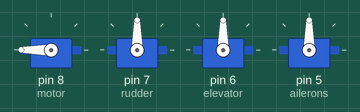
Recording of a sketch running on a simulated Arduino Nano, built with avr-gcc and run on an emulated ATmega328P. On the bench: 4 × servo. No radio packets arrive unless stated.

Above: at 0.1 s.
At 1.6 s:
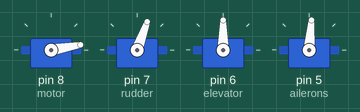
Timing chart, 0 to 3.1 s (numbered marks = the images above):
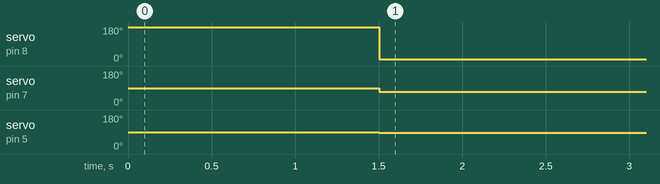

The sketch:

receiver.ino
```cpp
//Include needed Libraries at beginning
#include <Servo.h>
#include "nRF24L01.h" //NRF24L01 library created by TMRh20 https://github.com/TMRh20/RF24
#include "RF24.h"
#include "SPI.h"

#include "Monoflop.h"

#define MOTOR_MAX     180
#define MOTOR_MIN     10

#define RUDDER_MAX    130
#define RUDDER_MIN    50

#define ELEVATOR_MAX  130
#define ELEVATOR_MIN  50

#define AILERON_MAX   130
#define AILERON_MIN   50

#define MONOFLOP_HOLDTIME   1500 //ms

int8_t message[5];

RF24 radio(9,10); // NRF24L01 used SPI pins + Pin 9 and 10 on the NANO

Monoflop monoflop;

Servo motor;
Servo rudder;
Servo elevator;
Servo ailerons;

const uint64_t pipe = 1; // Needs to be the same for communicating between 2 NRF24L01

int16_t motorOffset = 0;
int16_t rudderOffset = 0;
int16_t elevatorOffset = 0;
int16_t aileronsOffset = 0;


void setup(void){

  monoflop.setHoldTime(MONOFLOP_HOLDTIME); //1500ms time for emergency routine

  motor.attach(8);
  motor.write(MOTOR_MAX);
  rudder.attach(7);
  rudder.write(90);
  elevator.attach(6);
  elevator.write(90);
  ailerons.attach(5);
  ailerons.write(90);


  radio.begin(); // Start the NRF24L01
  radio.openReadingPipe(1,pipe); //get ready to receive
  radio.startListening();//listen, here
}

void loop(void){

  if (!monoflop.output()) //emergency - no transmitter signal received for MONOFLOP_HOLDTIME
  {
    motor.write(MOTOR_MIN); //todo: does the motor need throttle for safe descent?
    elevator.write(90);
    rudder.write(70);
    ailerons.write(85); //circular even descent
  }


  while (radio.available())
  {
    monoflop.trigger();
    radio.read(message, 5);
    switch (message[0])
    {
      case 'c':
        motor.write(map((((int16_t)message[1]) + motorOffset),-90,90,MOTOR_MIN,MOTOR_MAX));
        rudder.write(map((((int16_t)message[2]) + rudderOffset),-90,90,RUDDER_MIN,RUDDER_MAX));
        elevator.write(map((((int16_t)message[3]) + elevatorOffset),-90,90,ELEVATOR_MIN,ELEVATOR_MAX));
        ailerons.write(map((((int16_t)message[4]) + aileronsOffset),-90,90,AILERON_MIN,AILERON_MAX));
        break;

      case 'o':
        //motorOffset = message[1];
        rudderOffset = message[2];
        elevatorOffset = message[3];
        aileronsOffset = message[4];

      default:
        break;
    }
  }
}
```

Monoflop.cpp
```cpp
#include "Monoflop.h"

Monoflop::Monoflop( void )
{
  lastTriggerTime = 0;
}

uint8_t Monoflop::output( void )
{
  if (millis() > (lastTriggerTime + holdTime))
    return 0;
  else
    return 1;
}
```

Monoflop.h
```cpp
#include <Arduino.h> //for integer definition


class Monoflop
{
  public:
    Monoflop( void );
    void trigger( void ){lastTriggerTime = millis();};
    uint8_t output( void );
    void setHoldTime( int holdTime ){this->holdTime = holdTime;};

  private:
    int lastTriggerTime;
    int holdTime;
};
```

Measured:
- by itself, servo on pin 8 (motor): 180° → 10° at 1.5 s
- by itself, servo on pin 7 (rudder): 90° → 70° at 1.5 s
- by itself, servo on pin 5 (ailerons): 90° → 85° at 1.5 s
